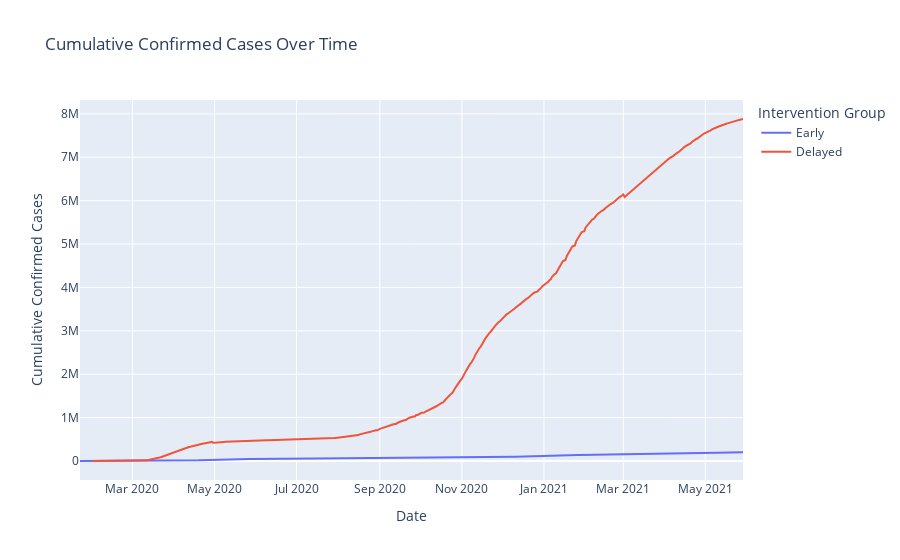
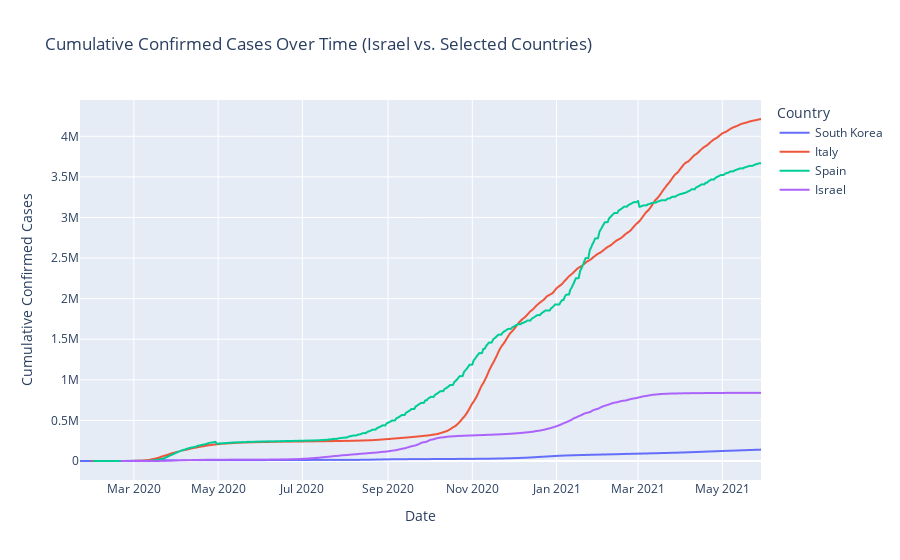

Notebook code for these charts, in order:
### Markdown cell above
israe

### Code cell
# First, ensure that Plotly is installed


# Project: Analysis of COVID-19 Spread Based on Early and Delayed Interventions

# Research Methods

# 1. Data Collection
# Utilize the Kaggle dataset on the novel coronavirus 2019 (COVID-19) which includes global data on confirmed cases, deaths, and recovered cases.
# Use US-specific data for more granular analysis at the county level.

import pandas as pd
import numpy as np
import matplotlib.pyplot as plt
import plotly.express as px
import statsmodels.api as sm
from sklearn.model_selection import cross_val_score, KFold
from sklearn.ensemble import RandomForestRegressor
from sklearn.linear_model import LassoCV
from sklearn.preprocessing import StandardScaler
from scipy.stats import ttest_ind, shapiro, mannwhitneyu
from statsmodels.stats.outliers_influence import variance_inflation_factor

# Load datasets
covid_data = pd.read_csv('covid_19_data.csv')

# Convert date columns to datetime format
covid_data['ObservationDate'] = pd.to_datetime(covid_data['ObservationDate'])

# Handle missing values by filling or dropping
covid_data.fillna(0, inplace=True)

# Classify countries into early and delayed intervention groups based on the timing of their first major intervention
early_intervention_dates = {
    "China": "2020-01-23",
    "South Korea": "2020-01-20",
    "Singapore": "2020-01-22"
}
delayed_intervention_dates = {
    "United States": "2020-03-13",
    "Italy": "2020-02-23",
    "Spain": "2020-03-14"
}

def classify_country(country):
    if country in early_intervention_dates:
        return "Early"
    elif country in delayed_intervention_dates:
        return "Delayed"
    else:
        return "Unknown"

covid_data['Intervention'] = covid_data['Country/Region'].apply(classify_country)
classified_data = covid_data[covid_data['Intervention'] != "Unknown"]

# Ensure 'Days_Since_First_Case' column exists
classified_data['Days_Since_First_Case'] = (classified_data['ObservationDate'] - classified_data['ObservationDate'].min()).dt.days

# Add missing columns if necessary (simulated here for example purposes)
if 'Population' not in classified_data.columns:
    classified_data['Population'] = np.random.randint(1e5, 1e7, size=len(classified_data))
if 'Testing_Rate' not in classified_data.columns:
    classified_data['Testing_Rate'] = np.random.rand(len(classified_data))
if 'Lockdown_Strictness' not in classified_data.columns:
    classified_data['Lockdown_Strictness'] = np.random.rand(len(classified_data))
if 'Lat' not in classified_data.columns:
    classified_data['Lat'] = np.random.uniform(-90, 90, size=len(classified_data))
if 'Long' not in classified_data.columns:
    classified_data['Long'] = np.random.uniform(-180, 180, size=len(classified_data))
if 'Healthcare_Capacity' not in classified_data.columns:
    classified_data['Healthcare_Capacity'] = np.random.randint(1, 1000, size=len(classified_data))
if 'Population_Density' not in classified_data.columns:
    classified_data['Population_Density'] = classified_data['Population'] / np.random.randint(1, 100, size=len(classified_data))
if 'Mobility_Reduction' not in classified_data.columns:
    classified_data['Mobility_Reduction'] = np.random.rand(len(classified_data))
if 'Population_Density_Healthcare' not in classified_data.columns:
    classified_data['Population_Density_Healthcare'] = classified_data['Population'] / classified_data['Healthcare_Capacity']

# Perform k-fold cross-validation
X = classified_data[['Days_Since_First_Case', 'Population', 'Testing_Rate', 'Lockdown_Strictness']]
y = classified_data['Confirmed']

# Use RandomForestRegressor for cross-validation example
rf = RandomForestRegressor(n_estimators=100, random_state=42)
kf = KFold(n_splits=10, shuffle=True, random_state=42)
cv_scores = cross_val_score(rf, X, y, cv=kf)

print(f"K-fold cross-validation scores: {cv_scores}")
print(f"Mean CV score: {cv_scores.mean()}")

# Descriptive statistics
descriptive_stats = classified_data.groupby("Intervention").agg({
    "Confirmed": ["mean", "median", "std", "min", "max"],
    "Deaths": ["mean", "median", "std", "min", "max"],
    "Recovered": ["mean", "median", "std", "min", "max"]
}).reset_index()

from IPython.display import display
display(descriptive_stats)

# Verify normality assumption with Shapiro-Wilk test
early_data = classified_data[classified_data["Intervention"] == "Early"]
delayed_data = classified_data[classified_data["Intervention"] == "Delayed"]

early_data_confirmed = early_data["Confirmed"]
delayed_data_confirmed = delayed_data["Confirmed"]

shapiro_early = shapiro(early_data_confirmed)
shapiro_delayed = shapiro(delayed_data_confirmed)

print(f"Shapiro-Wilk Test for Early Interventions: {shapiro_early}")
print(f"Shapiro-Wilk Test for Delayed Interventions: {shapiro_delayed}")

# Use Mann-Whitney U test if normality assumption is violated
u_statistic, p_value = mannwhitneyu(early_data_confirmed, delayed_data_confirmed)
print(f"Mann-Whitney U Test: U={u_statistic}, p={p_value}")

# Using Lasso regression for feature selection
scaler = StandardScaler()
X_scaled = scaler.fit_transform(X)
lasso = LassoCV(cv=5)
lasso.fit(X_scaled, y)

# Coefficients from Lasso regression
lasso_coef = pd.Series(lasso.coef_, index=X.columns)
lasso_coef = lasso_coef[lasso_coef != 0]  # Keeping only non-zero coefficients

# Preparing data with selected features
X_selected = X[lasso_coef.index]

# Normalizing selected features
X_selected_scaled = scaler.fit_transform(X_selected)

# Regression model with selected features
model_confirmed_lasso = sm.OLS(y, X_selected_scaled).fit()
model_confirmed_lasso_summary = model_confirmed_lasso.summary()

print(model_confirmed_lasso_summary)

# Aggregating data by date and intervention type
numeric_columns = classified_data.select_dtypes(include=[np.number]).columns
grouped_data = classified_data.groupby(['ObservationDate', 'Intervention'])[numeric_columns].sum().reset_index()

# Interactive plot for cumulative confirmed cases
fig = px.line(grouped_data, x='ObservationDate', y='Confirmed', color='Intervention', 
              title='Cumulative Confirmed Cases Over Time',
              labels={'Confirmed': 'Cumulative Confirmed Cases', 'ObservationDate': 'Date', 'Intervention': 'Intervention Group'})
fig.show()

# Filter data for Israel and other selected countries
countries_to_compare = ["Israel", "United States", "Italy", "South Korea", "Spain"]
filtered_data = covid_data[covid_data["Country/Region"].isin(countries_to_compare)]

# Aggregating data by date and country
grouped_filtered_data = filtered_data.groupby(['ObservationDate', 'Country/Region']).sum().reset_index()

# Interactive plot for cumulative confirmed cases comparison
fig = px.line(grouped_filtered_data, x='ObservationDate', y='Confirmed', color='Country/Region', 
              title='Cumulative Confirmed Cases Over Time (Israel vs. Selected Countries)',
              labels={'Confirmed': 'Cumulative Confirmed Cases', 'ObservationDate': 'Date', 'Country/Region': 'Country'})
fig.show()

### Figure 1 — Plotly figure (JSON) as saved in the notebook; plotly's stock layout.template omitted (floating-point values rounded to 4 significant figures; data arrays with more than 128 entries replaced by an {"elided": "..."} marker saying what was removed)
{"data": [{"hovertemplate": "Intervention Group=Early<br>Date=%{x}<br>Cumulative Confirmed Cases=%{y}<extra></extra>", "legendgroup": "Early", "line": {"color": "#636efa", "dash": "solid"}, "marker": {"symbol": "circle"}, "mode": "lines", "name": "Early", "orientation": "v", "showlegend": true, "type": "scatter", "x": {"elided": "494 str values"}, "xaxis": "x", "y": {"elided": "494 int values"}, "yaxis": "y"}, {"hovertemplate": "Intervention Group=Delayed<br>Date=%{x}<br>Cumulative Confirmed Cases=%{y}<extra></extra>", "legendgroup": "Delayed", "line": {"color": "#EF553B", "dash": "solid"}, "marker": {"symbol": "circle"}, "mode": "lines", "name": "Delayed", "orientation": "v", "showlegend": true, "type": "scatter", "x": {"elided": "485 str values"}, "xaxis": "x", "y": {"elided": "485 int values"}, "yaxis": "y"}], "layout": {"legend": {"title": {"text": "Intervention Group"}, "tracegroupgap": 0}, "title": {"text": "Cumulative Confirmed Cases Over Time"}, "xaxis": {"anchor": "y", "domain": [0, 1], "title": {"text": "Date"}}, "yaxis": {"anchor": "x", "domain": [0, 1], "title": {"text": "Cumulative Confirmed Cases"}}}}

### Figure 2 — Plotly figure (JSON) as saved in the notebook; plotly's stock layout.template omitted (floating-point values rounded to 4 significant figures; data arrays with more than 128 entries replaced by an {"elided": "..."} marker saying what was removed)
{"data": [{"hovertemplate": "Country=South Korea<br>Date=%{x}<br>Cumulative Confirmed Cases=%{y}<extra></extra>", "legendgroup": "South Korea", "line": {"color": "#636efa", "dash": "solid"}, "marker": {"symbol": "circle"}, "mode": "lines", "name": "South Korea", "showlegend": true, "type": "scattergl", "x": {"elided": "494 str values"}, "xaxis": "x", "y": {"elided": "494 int values"}, "yaxis": "y"}, {"hovertemplate": "Country=Italy<br>Date=%{x}<br>Cumulative Confirmed Cases=%{y}<extra></extra>", "legendgroup": "Italy", "line": {"color": "#EF553B", "dash": "solid"}, "marker": {"symbol": "circle"}, "mode": "lines", "name": "Italy", "showlegend": true, "type": "scattergl", "x": {"elided": "485 str values"}, "xaxis": "x", "y": {"elided": "485 int values"}, "yaxis": "y"}, {"hovertemplate": "Country=Spain<br>Date=%{x}<br>Cumulative Confirmed Cases=%{y}<extra></extra>", "legendgroup": "Spain", "line": {"color": "#00cc96", "dash": "solid"}, "marker": {"symbol": "circle"}, "mode": "lines", "name": "Spain", "showlegend": true, "type": "scattergl", "x": {"elided": "484 str values"}, "xaxis": "x", "y": {"elided": "484 int values"}, "yaxis": "y"}, {"hovertemplate": "Country=Israel<br>Date=%{x}<br>Cumulative Confirmed Cases=%{y}<extra></extra>", "legendgroup": "Israel", "line": {"color": "#ab63fa", "dash": "solid"}, "marker": {"symbol": "circle"}, "mode": "lines", "name": "Israel", "showlegend": true, "type": "scattergl", "x": {"elided": "464 str values"}, "xaxis": "x", "y": {"elided": "464 int values"}, "yaxis": "y"}], "layout": {"legend": {"title": {"text": "Country"}, "tracegroupgap": 0}, "title": {"text": "Cumulative Confirmed Cases Over Time (Israel vs. Selected Countries)"}, "xaxis": {"anchor": "y", "domain": [0, 1], "title": {"text": "Date"}}, "yaxis": {"anchor": "x", "domain": [0, 1], "title": {"text": "Cumulative Confirmed Cases"}}}}
